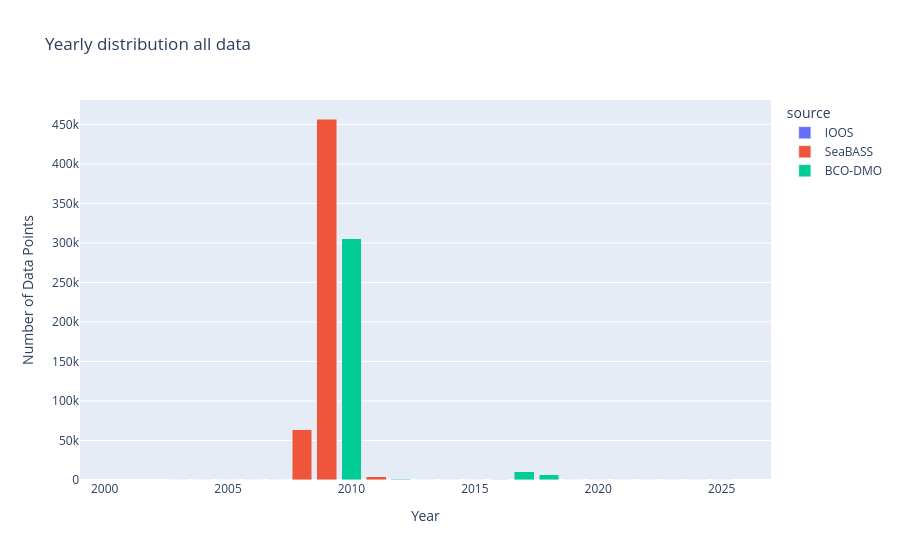

The notebook cell this image was saved under:
### Code cell
year_test=cdom.copy()
year_test['datetime'] = pd.to_datetime(year_test['datetime'])
year_test['year'] = year_test['datetime'].dt.year
grouped = year_test.groupby(['year', 'source']).size().reset_index(name='DataPoints')

# Create bar chart
fig = px.bar(grouped, x='year', y='DataPoints', color='source', title='Yearly distribution all data',
    labels={'year': 'Year', 'DataPoints': 'Number of Data Points', 'metadata': 'Metadata'},)
fig.update_xaxes(range=[1999,2027])
fig.update_layout(barmode='stack')  # ensures stacking
fig.show()

### Figure 1 — Plotly figure (JSON) as saved in the notebook; plotly's stock layout.template omitted (floating-point values rounded to 4 significant figures)
{"data": [{"hovertemplate": "source=IOOS<br>Year=%{x}<br>Number of Data Points=%{y}<extra></extra>", "legendgroup": "IOOS", "marker": {"color": "#636efa", "pattern": {"shape": ""}}, "name": "IOOS", "orientation": "v", "showlegend": true, "textposition": "auto", "type": "bar", "x": [2003, 2004, 2005, 2006, 2007, 2008, 2009, 2010, 2011, 2012, 2013, 2014, 2015, 2016, 2017, 2018, 2019, 2020, 2021, 2022, 2023, 2024, 2025], "xaxis": "x", "y": [14, 161, 175, 171, 174, 143, 140, 149, 150, 136, 140, 145, 145, 162, 137, 145, 136, 275, 177, 635, 373, 617, 306], "yaxis": "y"}, {"hovertemplate": "source=SeaBASS<br>Year=%{x}<br>Number of Data Points=%{y}<extra></extra>", "legendgroup": "SeaBASS", "marker": {"color": "#EF553B", "pattern": {"shape": ""}}, "name": "SeaBASS", "orientation": "v", "showlegend": true, "textposition": "auto", "type": "bar", "x": [2008, 2009, 2011], "xaxis": "x", "y": [63148, 456706, 3850], "yaxis": "y"}, {"hovertemplate": "source=BCO-DMO<br>Year=%{x}<br>Number of Data Points=%{y}<extra></extra>", "legendgroup": "BCO-DMO", "marker": {"color": "#00cc96", "pattern": {"shape": ""}}, "name": "BCO-DMO", "orientation": "v", "showlegend": true, "textposition": "auto", "type": "bar", "x": [2010, 2012, 2016, 2017, 2018], "xaxis": "x", "y": [305292, 736, 83, 10279, 6680], "yaxis": "y"}], "layout": {"autosize": true, "barmode": "stack", "legend": {"title": {"text": "source"}, "tracegroupgap": 0}, "title": {"text": "Yearly distribution all data"}, "xaxis": {"anchor": "y", "domain": [0, 1], "range": [1999, 2027], "title": {"text": "Year"}, "type": "linear"}, "yaxis": {"anchor": "x", "autorange": true, "domain": [0, 1], "range": [0, 480900.0], "title": {"text": "Number of Data Points"}, "type": "linear"}}}
